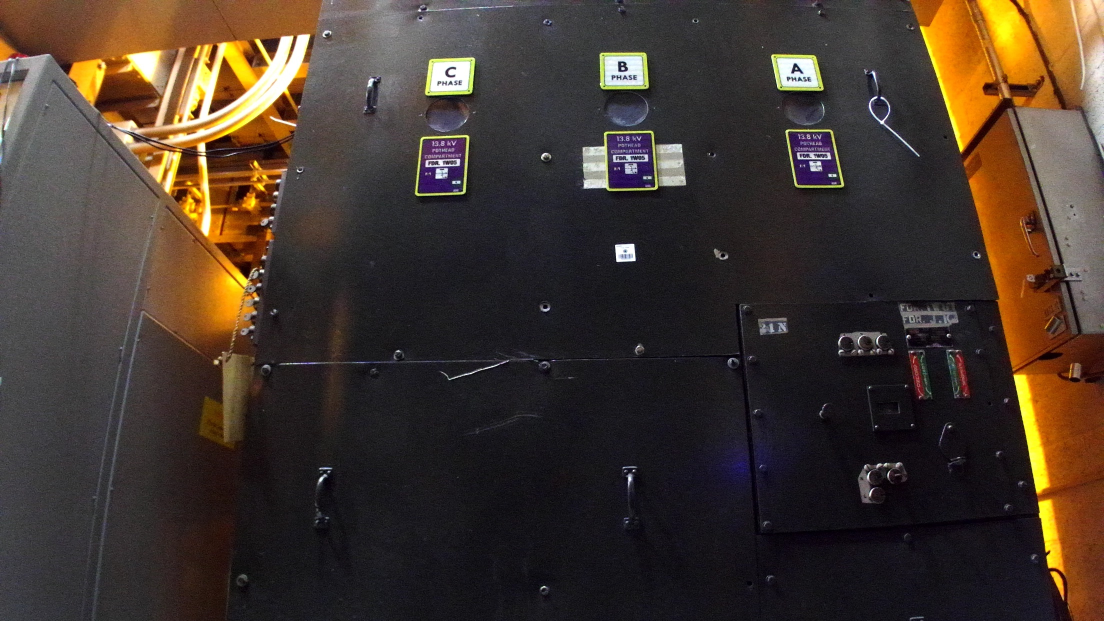
#> input picture images/tilted.jpg, 2208 x 1242 px, found by its file name (shown at 1/2 size)
$ python find_orientation.py
#> lines starting #> are read from the running program, lines starting #| are printed output that depends on the picture; after the words box and inside, x2 and y2 are one past the last pixel; in counts of white or black regions, pixels touching at a corner belong together
#!/usr/bin/env python3
# -*- coding: utf-8 -*-
"""
Created on Thu Nov 11 22:17:31 2021

@author: shalu
"""

import cv2 as cv
from math import atan2, cos, sin, sqrt, pi
import numpy as np
import matplotlib.pyplot as plt

def plt_imshow(title, image):
	# convert the image frame BGR to RGB color space and display it
    #plt.figure()
    image = cv.cvtColor(image, cv.COLOR_BGR2RGB)
    plt.imshow(image)
    plt.title(title)
    plt.grid(False)
    plt.show()


def drawAxis(img, p_, q_, color, scale):
    p = list(p_)
    q = list(q_)

  ## [visualization1]
    angle = atan2(p[1] - q[1], p[0] - q[0]) # angle in radians
    hypotenuse = sqrt((p[1] - q[1]) * (p[1] - q[1]) + (p[0] - q[0]) * (p[0] - q[0]))

  # Here we lengthen the arrow by a factor of scale
    q[0] = p[0] - scale * hypotenuse * cos(angle)
    q[1] = p[1] - scale * hypotenuse * sin(angle)
    cv.line(img, (int(p[0]), int(p[1])), (int(q[0]), int(q[1])), color, 3, cv.LINE_AA)

  # create the arrow hooks
    p[0] = q[0] + 9 * cos(angle + pi / 4)
    p[1] = q[1] + 9 * sin(angle + pi / 4)
    cv.line(img, (int(p[0]), int(p[1])), (int(q[0]), int(q[1])), color, 3, cv.LINE_AA)

    p[0] = q[0] + 9 * cos(angle - pi / 4)
    p[1] = q[1] + 9 * sin(angle - pi / 4)
    cv.line(img, (int(p[0]), int(p[1])), (int(q[0]), int(q[1])), color, 3, cv.LINE_AA)
  ## [visualization1]

def getOrientation(pts, img):
  ## [pca]
  # Construct a buffer used by the pca analysis
    sz = len(pts)
    data_pts = np.empty((sz, 2), dtype=np.float64)
    for i in range(data_pts.shape[0]):
        data_pts[i,0] = pts[i,0,0]
        data_pts[i,1] = pts[i,0,1]

  # Perform PCA analysis
    mean = np.empty((0))
    mean, eigenvectors, eigenvalues = cv.PCACompute2(data_pts, mean)

  # Store the center of the object
    cntr = (int(mean[0,0]), int(mean[0,1]))
  ## [pca]

  ## [visualization]
  # Draw the principal components
    cv.circle(img, cntr, 3, (255, 0, 255), 2)
    p1 = (cntr[0] + 0.02 * eigenvectors[0,0] * eigenvalues[0,0], cntr[1] + 0.02 * eigenvectors[0,1] * eigenvalues[0,0])
    p2 = (cntr[0] - 0.02 * eigenvectors[1,0] * eigenvalues[1,0], cntr[1] - 0.02 * eigenvectors[1,1] * eigenvalues[1,0])
    drawAxis(img, cntr, p1, (255, 255, 0), 1)
    drawAxis(img, cntr, p2, (0, 0, 255), 5)

    angle = atan2(eigenvectors[0,1], eigenvectors[0,0]) # orientation in radians
  ## [visualization]

  # Label with the rotation angle
    label = "  Rotation Angle: " + str(-int(np.rad2deg(angle)) - 90) + " degrees"
    textbox = cv.rectangle(img, (cntr[0], cntr[1]-25), (cntr[0] + 250, cntr[1] + 10), (255,255,255), -1)
    cv.putText(img, label, (cntr[0], cntr[1]), cv.FONT_HERSHEY_SIMPLEX, 0.5, (0,0,0), 1, cv.LINE_AA)

    return angle

# Load the image
img = cv.imread("/home/shalu/catkin_ws/src/character_recognition/images/tilted.jpg")
#> img is the input picture: shape (1242, 2208, 3); mean B, G, R 46, 54.6, 67.2

# Was the image there?
if img is None:
  print("Error: File not found")
  exit(0)

plt_imshow('Input Image', img)

# Convert image to grayscale
gray = cv.cvtColor(img, cv.COLOR_BGR2GRAY)
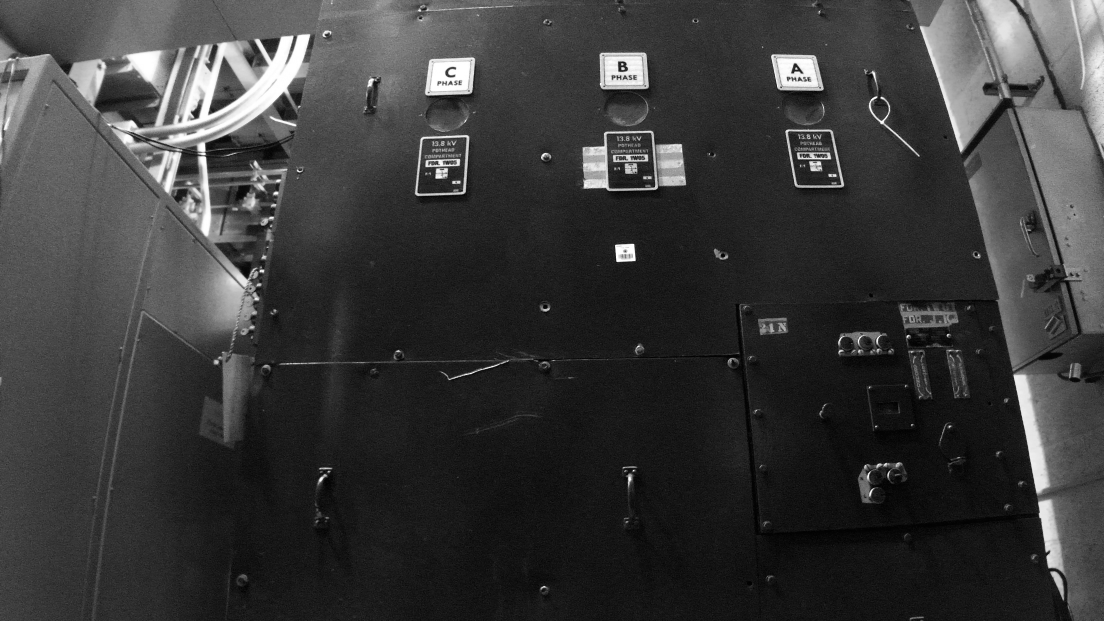
#> gray: shape (1242, 2208) (shown at 1/2 size); min 0, max 255, mean 57.4

# Convert image to binary
_, bw = cv.threshold(gray, 50, 255, cv.THRESH_BINARY | cv.THRESH_OTSU)
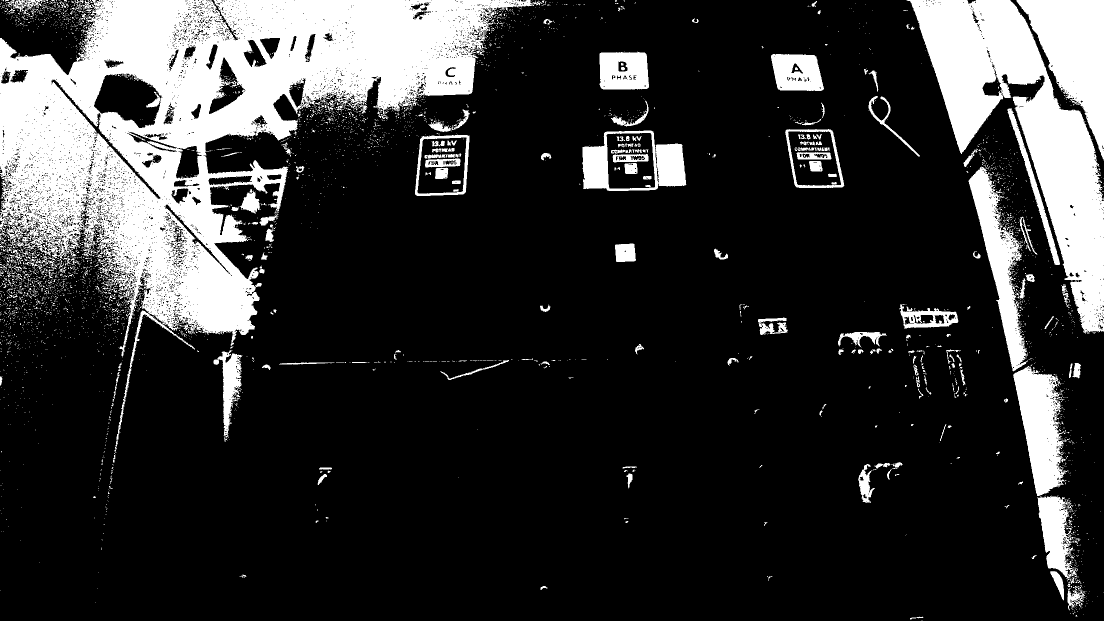
#> bw: shape (1242, 2208) (shown at 1/2 size); 20% white; 4128 white regions (3852 under 20 px)

# Find all the contours in the thresholded image
contours, _ = cv.findContours(bw, cv.RETR_LIST, cv.CHAIN_APPROX_NONE)
#> contours = 9441 contours, 8928 with area under 20; largest, box (x1, y1, x2, y2) and area: (0, 0, 1065, 903) 351866, (1813, 0, 2208, 667) 91716, (2033, 0, 2208, 321) 27002, (1164, 261, 1373, 382) 20163, (2026, 732, 2137, 992) 16032

for i, c in enumerate(contours):

  # Calculate the area of each contour
    area = cv.contourArea(c)

  # Ignore contours that are too small or too large
    if area < 3700 or 100000 < area:
        continue

  # Draw each contour only for visualisation purposes
    cv.drawContours(img, contours, i, (0, 0, 255), 2)

  # Find the orientation of each shape
    getOrientation(c, img)
#> this loop made 9441 passes
#> area on passes 2, 33, 54: 30, 34, 26
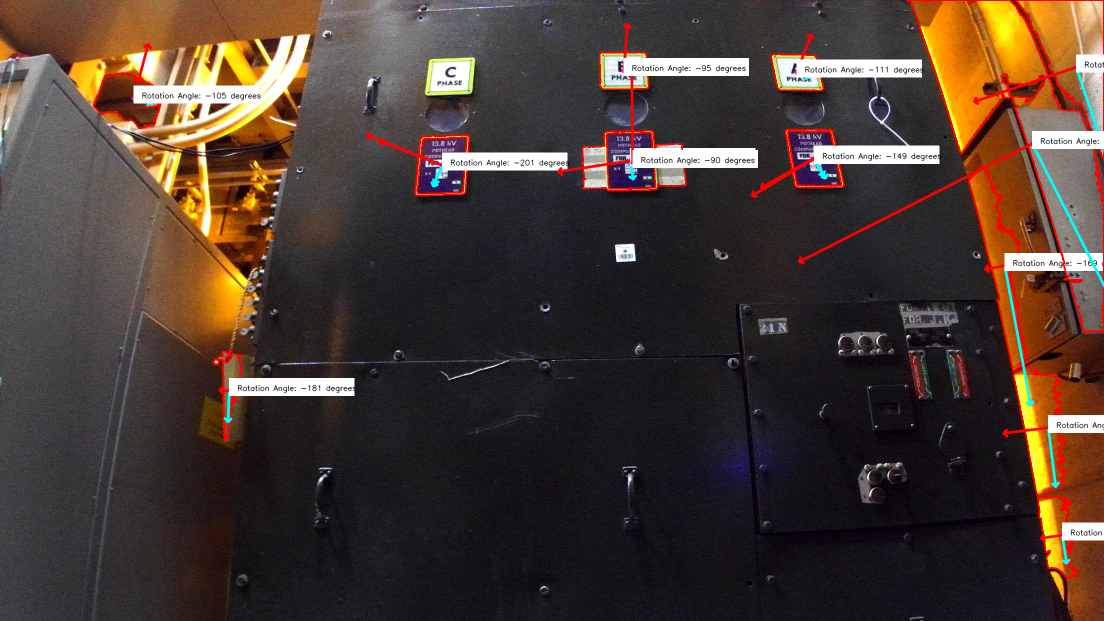
#> img: shape (1242, 2208, 3) (shown at 1/2 size); 5.06% of pixels changed, all inside (x1, y1, x2, y2) = (186, 0, 2208, 1159)

plt_imshow('Output Image', img)
#cv.waitKey(0)
#cv.destroyAllWindows()

# Save the output image to the current directory
#cv.imwrite("output_img.jpg", img)

$ run again, with images/diff_process3_4.jpg copied over images/tilted.jpg
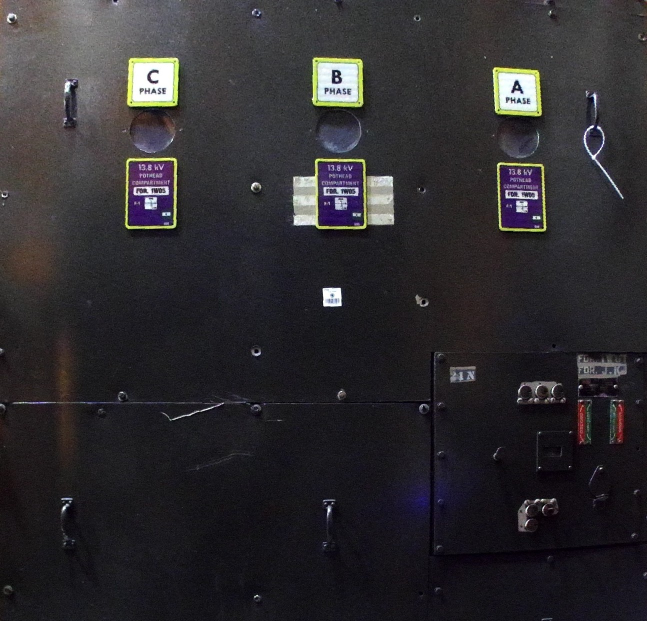
#> input picture images/diff_process3_4.jpg, 1294 x 1242 px, found by its file name (shown at 1/2 size)
#> img is the input picture: shape (1242, 1294, 3); mean B, G, R 47.1, 44, 46.2
#> `_, bw = cv.threshold(gray, 50, 255, cv.THRESH_BINARY | cv.THRESH_OTSU)`:
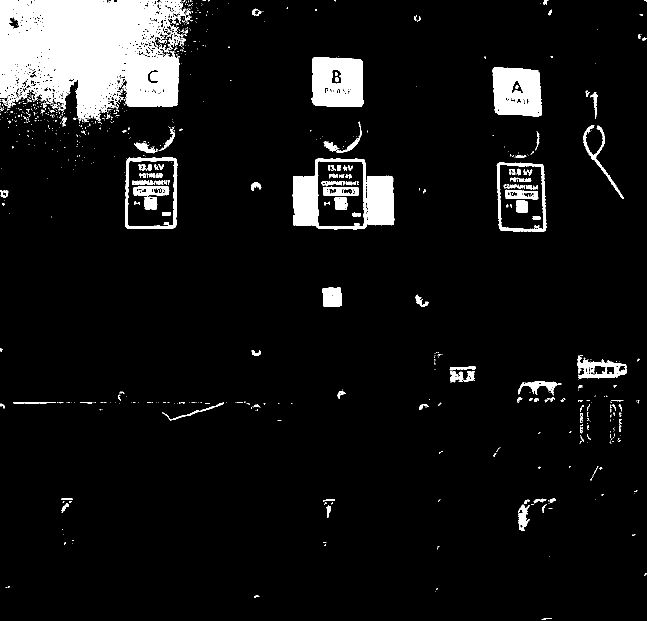
#> bw: shape (1242, 1294) (shown at 1/2 size); 7.7% white; 883 white regions (729 under 20 px)
#> contours = 2008 contours, 1793 with area under 20; largest, box (x1, y1, x2, y2) and area: (0, 0, 382, 244) 69484, (585, 317, 789, 459) 23388, (250, 314, 355, 458) 14220, (993, 325, 1093, 464) 12570, (254, 320, 349, 454) 11964
#> the loop `for i, c in enumerate(contours):` made 2008 passes
#> area on passes 21, 31, 37: 36, 47, 96.5
#> after the loop `for i, c in enumerate(contours):`:
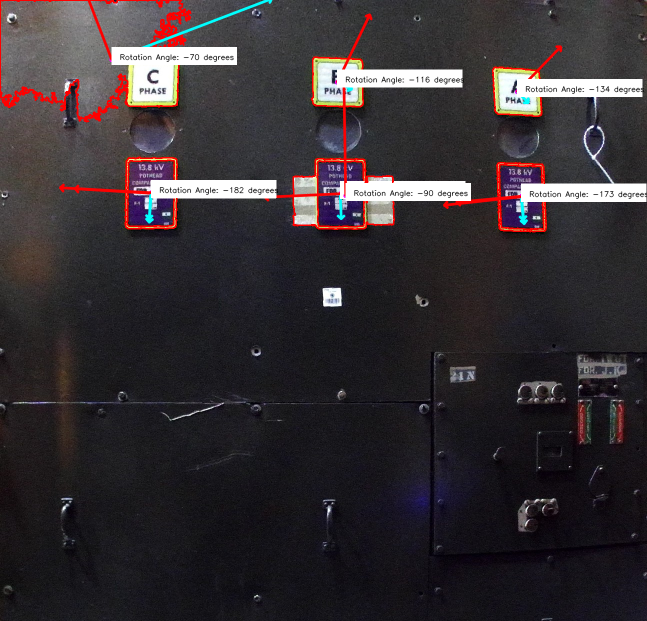
#> img: shape (1242, 1294, 3) (shown at 1/2 size); 5.4% of pixels changed, all inside (x1, y1, x2, y2) = (0, 0, 1294, 465)
